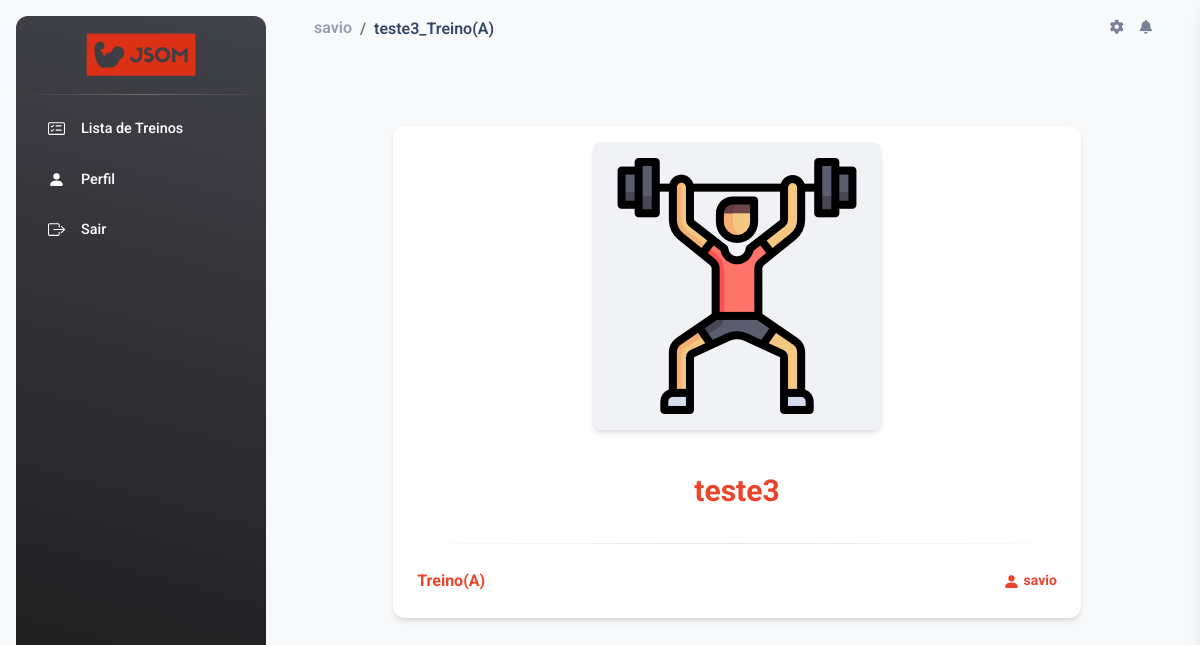
The app's page /detalhes/17/ (signed in) with its own data.
### jsom_sga/models.py (models this page shows, shortened)
class Treino(models.Model):
    nome = models.CharField(max_length=90)
    CATEGORIA_CHOICES = [
        ('Treino(A)', 'Treino-A'),
        ('Treino(B)', 'Treino-B'),
        ('Treino(C)', 'Treino-C'),
        ('Treino(D)', 'Treino-D'),
        ('Treino(E)', 'Treino-E'),
    ]
    categoria = models.CharField(max_length=9, choices=CATEGORIA_CHOICES)
    imagem = models.ImageField(blank=True, upload_to='pictures/%Y/%m/')
    descricao = models.TextField(blank=True)
    status = models.BooleanField(default=False)  # Adicionando o campo status
    owner = models.ForeignKey(
        User,
        on_delete=models.SET_NULL,
        blank=True, null=True
    )

### jsom_sga/views/aluno_views.py (the view)
# urls.py: path('detalhes/<int:treino_id>/', views.detalhes_treino, name='detalhes_treino'),
@login_required(login_url='JSOM_SGA:index')
def detalhes_treino(request, treino_id):
    treino = get_object_or_404(Treino, id=treino_id)
    site_title = f'{treino.nome}_{treino.categoria}'
    context = {
        'site_title': site_title,
        'treino': treino
    }
    return render(request, 'CRUD_treino/detalhes_treino.html', context)

### jsom_sga/templates/CRUD_treino/detalhes_treino.html (shortened to what this page needs)
{% extends "global/base.html" %}
{% load static %}
{% block corpo %}
<div class="container mb-3 mt-4">
    <div class="row">
      <div class="col-md-10 mx-auto">
        <div class="card" data-animation="true">
            <div class="mt-3 mx-3 z-index-2 d-flex justify-content-center ">
                {% if treino.imagem %}
                    <a class="d-block blur-shadow-image">
                        <img src="{{ treino.imagem.url }}" alt="img-blur-shadow {{ treino.nome }}" class="img-fluid shadow rounded-3 p-3 bg-light">
                    </a>
                {% else %}
                    <a class="d-block blur-shadow-image">
                        <img src="{% static "img/treino_padao.png" %}" alt="img-blur-shadow {{ treino.nome }}" class="img-fluid shadow rounded-3 p-3 bg-light">
                    </a>
                {% endif %}
            </div>
            <div class="card-body text-center">
              <h5 class="font-weight-normal mt-3 text-primary_jsom fs-3 font-weight-bolder">
                {{ treino.nome }}
              </h5>
            </div>
            <hr class="dark horizontal my-0">
            <div class="card-footer d-flex">
                <p class="font-weight-bolder my-auto text-primary_jsom" data-bs-toggle="tooltip" data-bs-placement="top" title="Categoria">
                    {{ treino.categoria }}
                </p>
                <p class="text-sm my-auto position-relative ms-auto text-primary_jsom font-weight-bolder" data-bs-toggle="tooltip" data-bs-placement="top" title="Aluno desse treino">
                    <svg xmlns="http://www.w3.org/2000/svg" width="17" height="17" fill="currentColor" class="bi bi-person-fill opacity-10" viewBox="0 0 16 16">
                        <path d="M3 14s-1 0-1-1 1-4 6-4 6 3 6 4-1 1-1 1zm5-6a3 3 0 1 0 0-6 3 3 0 0 0 0 6"/>
                    </svg>
                    {{treino.owner}}
                </p>
            </div>
          </div>
      </div>
    </div>
</div>
{% endblock corpo %}

### base_templates/global/partials/navbar.html (shortened to what this page needs)
{% load static %}
    <nav class="navbar navbar-main navbar-expand-lg px-0 mx-4 shadow-none border-radius-xl" id="navbarBlur"
      data-scroll="true">
      <div class="container-fluid py-1 px-3">
        <nav aria-label="breadcrumb">
          {% if user.is_authenticated %}
          <ol class="breadcrumb bg-transparent mb-0 pb-0 pt-1 px-0 me-sm-6 me-5 fw-semibold ">
            <li class="breadcrumb-item text-sm">
                {% if user.is_staff %}
                  <a class="opacity-5 text-dark fs-6" href="{% url "JSOM_SGA:admin_update" %}">
                    Admin
                  </a>
                {% else %}
                  <a class="opacity-5 text-dark fs-6" href="{% url "JSOM_SGA:perfil_aluno" user_id=request.user.id %}">
                    {{user.username}}
                  </a>
                {% endif %}
            </li>
            <li class="breadcrumb-item text-dark active fs-6" >
              {{site_title}}
            </li>
          </ol>
          {% endif %}
        </nav>
        <div class="collapse navbar-collapse mt-sm-0 mt-2 me-md-0 me-sm-4" id="navbar">
          <ul class="navbar-nav  justify-content-end">
            <li class="nav-item px-3 d-flex align-items-center">
              <a href="javascript:;" class="nav-link text-body p-0">
                <i class="fa fa-cog fixed-plugin-button-nav cursor-pointer"></i>
              </a>
            </li>
            <li class="nav-item dropdown pe-2 d-flex align-items-center">
              <a href="javascript:;" class="nav-link text-body p-0" id="dropdownMenuButton" data-bs-toggle="dropdown"
                aria-expanded="false">
                <i class="fa fa-bell cursor-pointer"></i>
              </a>
            </li>
          </ul>
        </div>
      </div>
    </nav>

### base_static/global/css/style.css (style rules this page uses)
.text-primary_jsom { color: #ec442a !important; }

### records on screen
Treino: nome "teste3", categoria "Treino(A)", owner "savio"

### other values on screen
{{ user.username }} "savio"
{{ site_title }} "teste3_Treino(A)"
